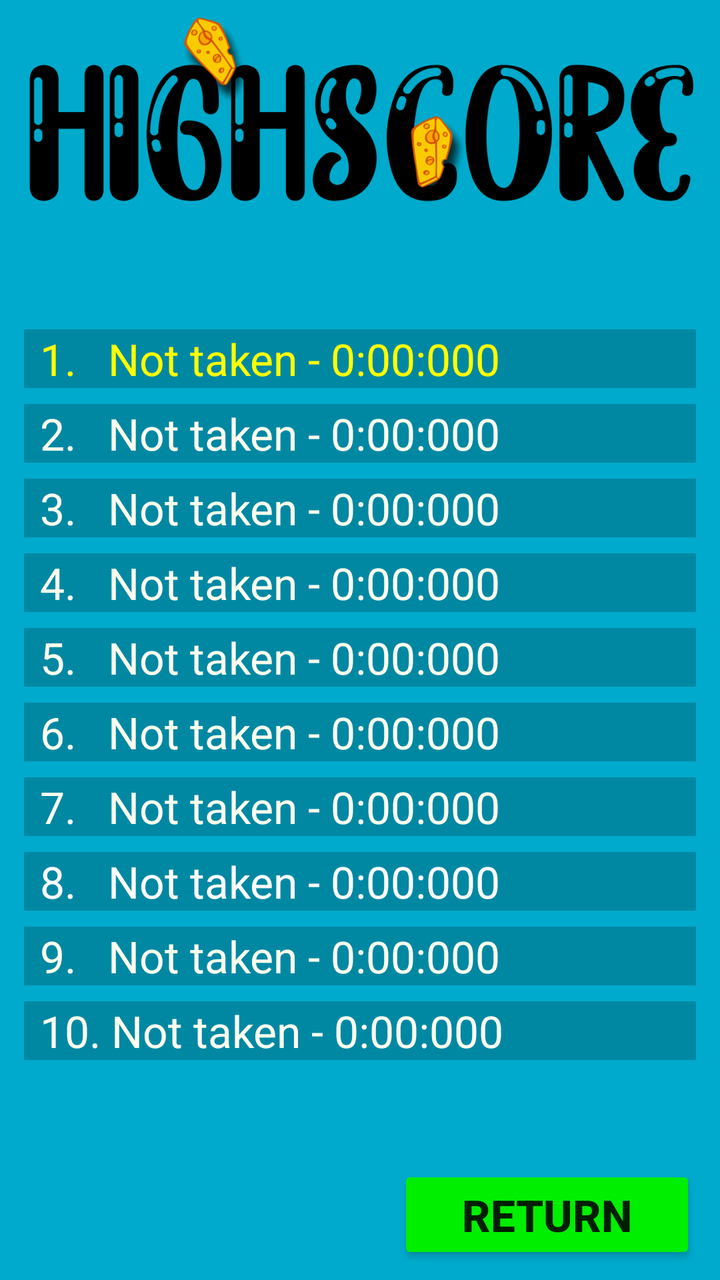
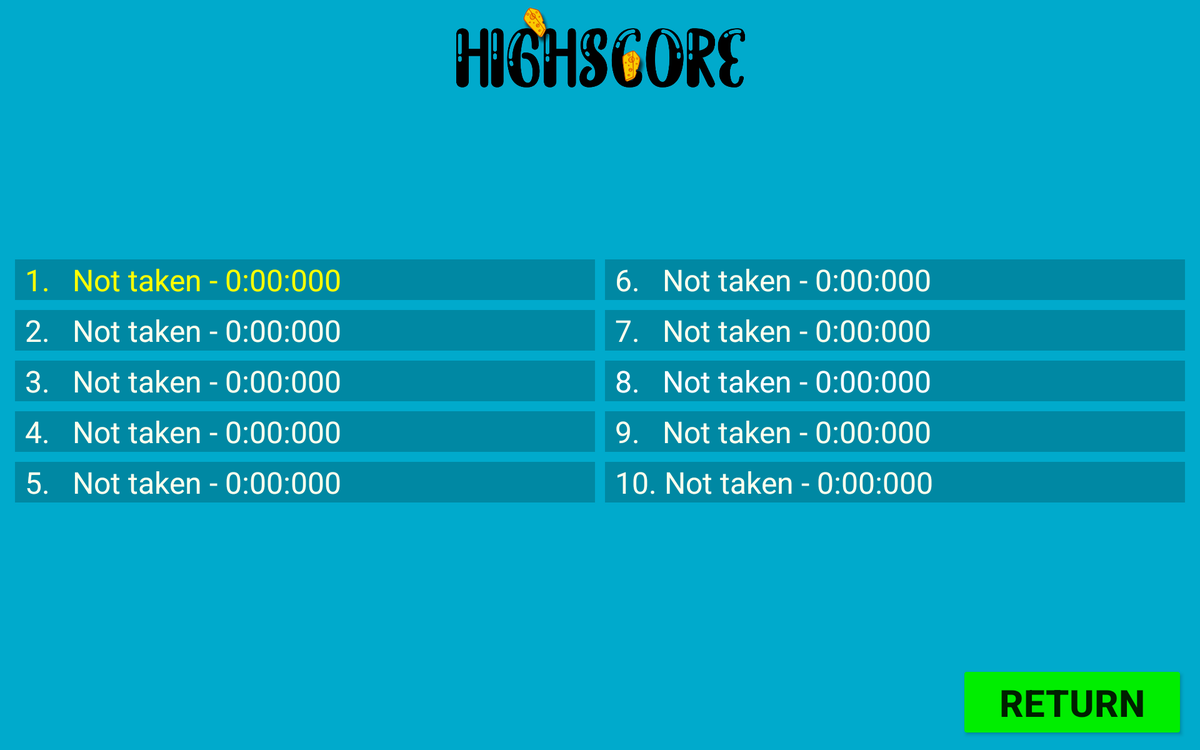

Compare how this app lays out the same screen by default and in its alternative resource folder. The renders come first, then the two layout files and the values they reference.
<!-- AndroidManifest.xml: application theme Theme.SlutProjekt -->
<!-- res/layout/fragment_highscore.xml -->
<?xml version="1.0" encoding="utf-8"?>
<androidx.constraintlayout.widget.ConstraintLayout
    xmlns:android="http://schemas.android.com/apk/res/android"
    xmlns:app="http://schemas.android.com/apk/res-auto"
    xmlns:tools="http://schemas.android.com/tools"
    android:layout_width="match_parent"
    android:layout_height="match_parent"
    android:background="#00aacc"
    tools:context=".HighscoreFragment">

    <ImageView
        android:id="@+id/highscore_logo"
        android:layout_width="match_parent"
        android:layout_height="wrap_content"
        android:layout_marginHorizontal="8dp"
        android:adjustViewBounds="true"
        android:src="@drawable/highscore_light"
        app:layout_constraintEnd_toEndOf="parent"
        app:layout_constraintStart_toStartOf="parent"
        app:layout_constraintTop_toTopOf="parent" />

    <Button
        android:id="@+id/return_button"
        android:layout_width="wrap_content"
        android:layout_height="wrap_content"
        android:layout_marginEnd="12dp"
        android:layout_marginBottom="8dp"
        android:backgroundTint="#00EE00"
        android:paddingHorizontal="32dp"
        android:text="@string/button_return"
        android:textSize="22sp"
        android:textStyle="bold"
        app:layout_constraintBottom_toBottomOf="parent"
        app:layout_constraintEnd_toEndOf="parent" />

    <LinearLayout
        android:id="@+id/scoreboard"
        android:layout_width="match_parent"
        android:layout_height="wrap_content"
        android:layout_marginStart="12dp"
        android:layout_marginEnd="12dp"
        android:orientation="vertical"
        app:layout_constraintBottom_toTopOf="@+id/return_button"
        app:layout_constraintEnd_toEndOf="parent"
        app:layout_constraintStart_toStartOf="parent"
        app:layout_constraintTop_toBottomOf="@id/highscore_logo">

        <TextView
            android:layout_width="match_parent"
            android:layout_height="wrap_content"
            android:layout_marginVertical="4dp"
            android:paddingHorizontal="8dp"
            android:background="#3000"
            android:text="1.   Not taken - 0:00:000"
            android:textColor="#ffff00"
            android:textSize="22sp" />

        <TextView
            android:layout_width="match_parent"
            android:layout_height="wrap_content"
            android:layout_marginVertical="4dp"
            android:paddingHorizontal="8dp"
            android:background="#3000"
            android:text="2.   Not taken - 0:00:000"
            android:textColor="#ffffee"
            android:textSize="22sp" />

        <TextView
            android:layout_width="match_parent"
            android:layout_height="wrap_content"
            android:layout_marginVertical="4dp"
            android:paddingHorizontal="8dp"
            android:background="#3000"
            android:text="3.   Not taken - 0:00:000"
            android:textColor="#ffffee"
            android:textSize="22sp" />

        <TextView
            android:layout_width="match_parent"
            android:layout_height="wrap_content"
            android:layout_marginVertical="4dp"
            android:paddingHorizontal="8dp"
            android:background="#3000"
            android:text="4.   Not taken - 0:00:000"
            android:textColor="#ffffee"
            android:textSize="22sp" />

        <TextView
            android:layout_width="match_parent"
            android:layout_height="wrap_content"
            android:layout_marginVertical="4dp"
            android:paddingHorizontal="8dp"
            android:background="#3000"
            android:text="5.   Not taken - 0:00:000"
            android:textColor="#ffffee"
            android:textSize="22sp" />

        <TextView
            android:layout_width="match_parent"
            android:layout_height="wrap_content"
            android:layout_marginVertical="4dp"
            android:paddingHorizontal="8dp"
            android:background="#3000"
            android:text="6.   Not taken - 0:00:000"
            android:textColor="#ffffee"
            android:textSize="22sp" />

        <TextView
            android:layout_width="match_parent"
            android:layout_height="wrap_content"
            android:layout_marginVertical="4dp"
            android:paddingHorizontal="8dp"
            android:background="#3000"
            android:text="7.   Not taken - 0:00:000"
            android:textColor="#ffffee"
            android:textSize="22sp" />

        <TextView
            android:layout_width="match_parent"
            android:layout_height="wrap_content"
            android:layout_marginVertical="4dp"
            android:paddingHorizontal="8dp"
            android:background="#3000"
            android:text="8.   Not taken - 0:00:000"
            android:textColor="#ffffff"
            android:textSize="22sp" />

        <TextView
            android:layout_width="match_parent"
            android:layout_height="wrap_content"
            android:layout_marginVertical="4dp"
            android:paddingHorizontal="8dp"
            android:background="#3000"
            android:text="9.   Not taken - 0:00:000"
            android:textColor="#ffffee"
            android:textSize="22sp" />

        <TextView
            android:layout_width="match_parent"
            android:layout_height="wrap_content"
            android:layout_marginVertical="4dp"
            android:paddingHorizontal="8dp"
            android:background="#3000"
            android:text="10. Not taken - 0:00:000"
            android:textColor="#ffffee"
            android:textSize="22sp" />

    </LinearLayout>

</androidx.constraintlayout.widget.ConstraintLayout>
<!-- resources referenced by this layout -->
<resources>
  <!-- drawable highscore_light: png bitmap (drawable-v24, 63166 bytes) -->
  <string name="button_return">Return</string>
  <style name="Theme.SlutProjekt" parent="Theme.MaterialComponents.DayNight.DarkActionBar">
          
          <item name="colorPrimary">@color/purple_500</item>
          <item name="colorPrimaryVariant">@color/purple_700</item>
          <item name="colorOnPrimary">@color/white</item>
          
          <item name="colorSecondary">@color/teal_200</item>
          <item name="colorSecondaryVariant">@color/teal_700</item>
          <item name="colorOnSecondary">@color/black</item>
          
          <item name="android:statusBarColor" tools:targetApi="l">?attr/colorPrimaryVariant</item>
          
          <item name="colorOnBackground">@color/menu_background_day</item>
      </style>
  <color name="purple_500">#FF6200EE</color>
  <color name="purple_700">#FF3700B3</color>
  <color name="white">#FFFFFFFF</color>
  <color name="teal_200">#FF03DAC5</color>
  <color name="teal_700">#FF018786</color>
  <color name="black">#FF000000</color>
  <color name="menu_background_day">#00aacc</color>
</resources>
<!-- res/layout-large-land/fragment_highscore.xml (the author's variant of the layout above) -->
<!-- drawn on a 7-inch tablet turned sideways -->
<?xml version="1.0" encoding="utf-8"?>
<androidx.constraintlayout.widget.ConstraintLayout
    xmlns:android="http://schemas.android.com/apk/res/android"
    xmlns:app="http://schemas.android.com/apk/res-auto"
    xmlns:tools="http://schemas.android.com/tools"
    android:layout_width="match_parent"
    android:layout_height="match_parent"
    android:background="#00aacc"
    tools:context=".HighscoreFragment">

    <ImageView
        android:id="@+id/highscore_logo"
        android:layout_width="240dp"
        android:layout_height="wrap_content"
        android:layout_marginHorizontal="8dp"
        android:adjustViewBounds="true"
        android:src="@drawable/highscore_light"
        app:layout_constraintEnd_toEndOf="parent"
        app:layout_constraintStart_toStartOf="parent"
        app:layout_constraintTop_toTopOf="parent" />

    <Button
        android:id="@+id/return_button"
        android:layout_width="wrap_content"
        android:layout_height="wrap_content"
        android:layout_marginEnd="12dp"
        android:layout_marginBottom="8dp"
        android:backgroundTint="#00EE00"
        android:paddingHorizontal="32dp"
        android:text="@string/button_return"
        android:textSize="30sp"
        android:textStyle="bold"
        app:layout_constraintBottom_toBottomOf="parent"
        app:layout_constraintEnd_toEndOf="parent" />

    <LinearLayout
        android:id="@+id/scoreboard"
        android:layout_width="match_parent"
        android:layout_height="wrap_content"
        android:layout_marginStart="12dp"
        android:layout_marginEnd="12dp"
        android:orientation="horizontal"
        app:layout_constraintBottom_toTopOf="@+id/return_button"
        app:layout_constraintEnd_toEndOf="parent"
        app:layout_constraintStart_toStartOf="parent"
        app:layout_constraintTop_toBottomOf="@id/highscore_logo">

        <LinearLayout
            android:id="@+id/scoreboard_left"
            android:layout_width="match_parent"
            android:layout_height="match_parent"
            android:layout_marginRight="4dp"
            android:orientation="vertical"
            android:layout_weight="1">

            <TextView
                android:layout_width="match_parent"
                android:layout_height="wrap_content"
                android:layout_marginVertical="4dp"
                android:paddingHorizontal="8dp"
                android:background="#3000"
                android:text="1.   Not taken - 0:00:000"
                android:textColor="#ffff00"
                android:textSize="24sp" />

            <TextView
                android:layout_width="match_parent"
                android:layout_height="wrap_content"
                android:layout_marginVertical="4dp"
                android:paddingHorizontal="8dp"
                android:background="#3000"
                android:text="2.   Not taken - 0:00:000"
                android:textColor="#ffffee"
                android:textSize="24sp" />

            <TextView
                android:layout_width="match_parent"
                android:layout_height="wrap_content"
                android:layout_marginVertical="4dp"
                android:paddingHorizontal="8dp"
                android:background="#3000"
                android:text="3.   Not taken - 0:00:000"
                android:textColor="#ffffee"
                android:textSize="24sp" />

            <TextView
                android:layout_width="match_parent"
                android:layout_height="wrap_content"
                android:layout_marginVertical="4dp"
                android:paddingHorizontal="8dp"
                android:background="#3000"
                android:text="4.   Not taken - 0:00:000"
                android:textColor="#ffffee"
                android:textSize="24sp" />

            <TextView
                android:layout_width="match_parent"
                android:layout_height="wrap_content"
                android:layout_marginVertical="4dp"
                android:paddingHorizontal="8dp"
                android:background="#3000"
                android:text="5.   Not taken - 0:00:000"
                android:textColor="#ffffee"
                android:textSize="24sp" />

        </LinearLayout>

        <LinearLayout
            android:id="@+id/scoreboard_right"
            android:layout_width="match_parent"
            android:layout_height="match_parent"
            android:orientation="vertical"
            android:layout_marginLeft="4dp"
            android:layout_weight="1">


            <TextView
                android:layout_width="match_parent"
                android:layout_height="wrap_content"
                android:layout_marginVertical="4dp"
                android:paddingHorizontal="8dp"
                android:background="#3000"
                android:text="6.   Not taken - 0:00:000"
                android:textColor="#ffffee"
                android:textSize="24sp" />

            <TextView
                android:layout_width="match_parent"
                android:layout_height="wrap_content"
                android:layout_marginVertical="4dp"
                android:paddingHorizontal="8dp"
                android:background="#3000"
                android:text="7.   Not taken - 0:00:000"
                android:textColor="#ffffee"
                android:textSize="24sp" />

            <TextView
                android:layout_width="match_parent"
                android:layout_height="wrap_content"
                android:layout_marginVertical="4dp"
                android:paddingHorizontal="8dp"
                android:background="#3000"
                android:text="8.   Not taken - 0:00:000"
                android:textColor="#ffffff"
                android:textSize="24sp" />

            <TextView
                android:layout_width="match_parent"
                android:layout_height="wrap_content"
                android:layout_marginVertical="4dp"
                android:paddingHorizontal="8dp"
                android:background="#3000"
                android:text="9.   Not taken - 0:00:000"
                android:textColor="#ffffee"
                android:textSize="24sp" />

            <TextView
                android:layout_width="match_parent"
                android:layout_height="wrap_content"
                android:layout_marginVertical="4dp"
                android:paddingHorizontal="8dp"
                android:background="#3000"
                android:text="10. Not taken - 0:00:000"
                android:textColor="#ffffee"
                android:textSize="24sp" />


        </LinearLayout>
    </LinearLayout>



</androidx.constraintlayout.widget.ConstraintLayout>
